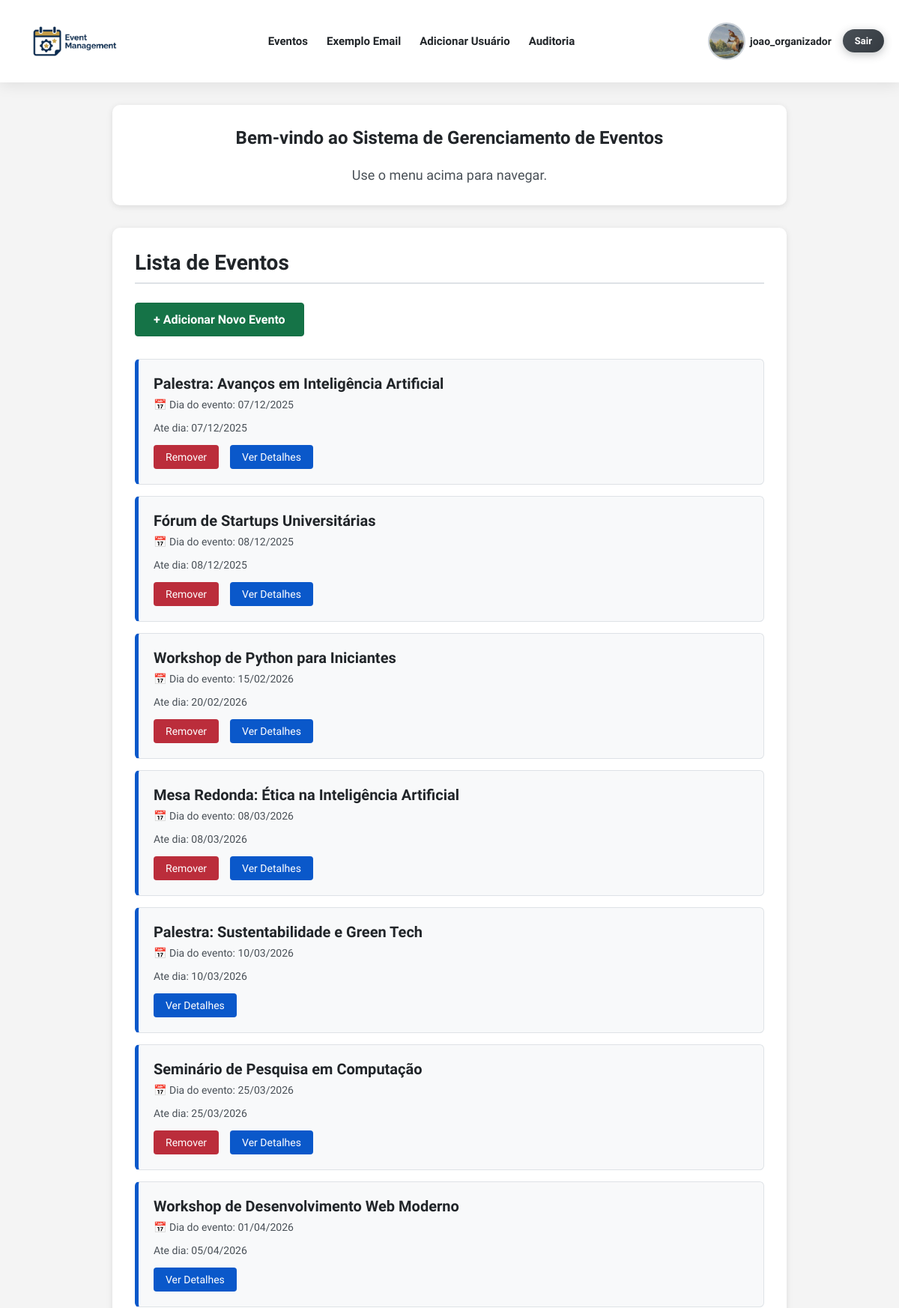
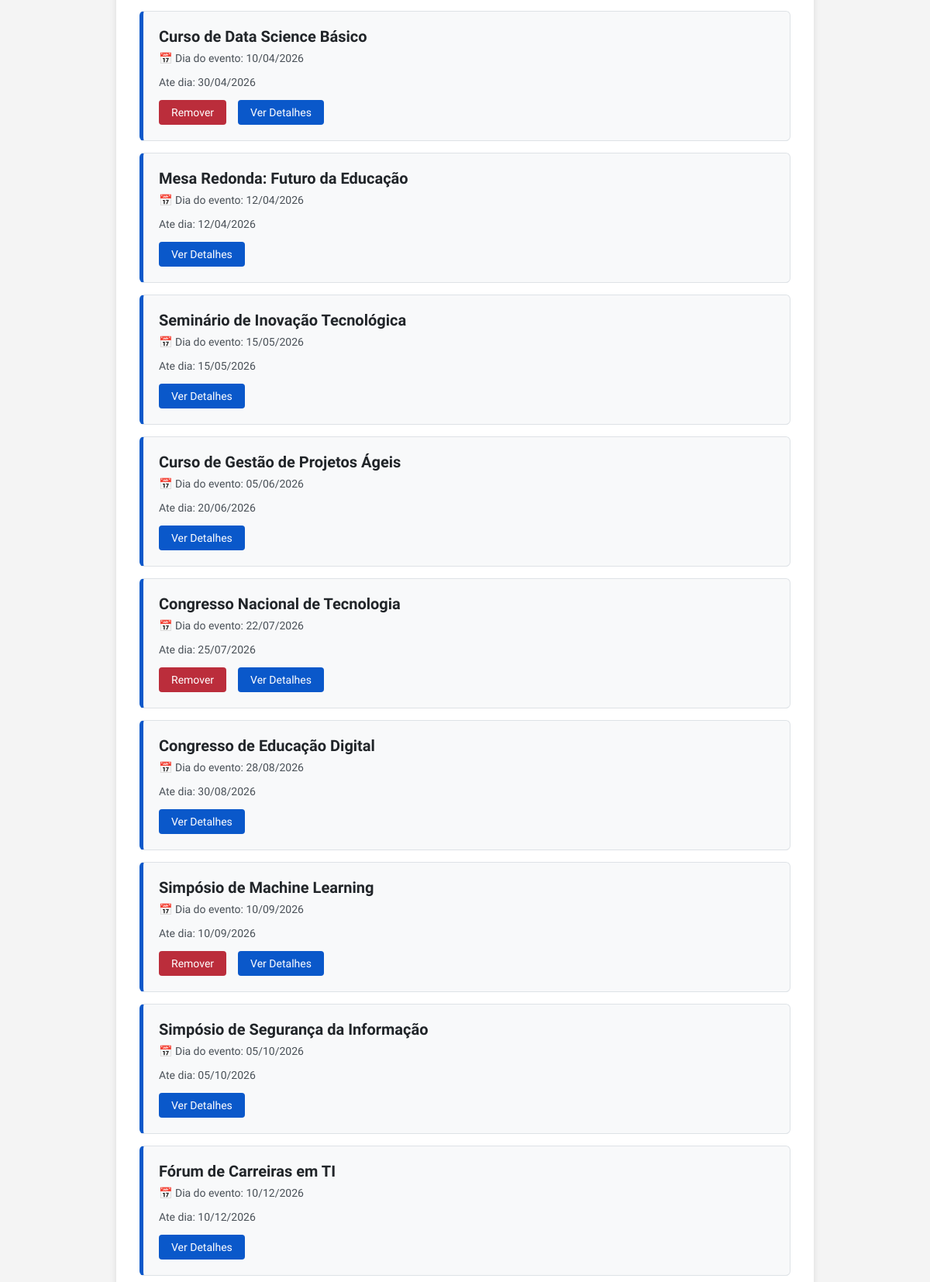
Page / (signed in, upper part) on the committed database (2 pictures, top to bottom).
### app/models.py (models this page shows, shortened)
class UserRegister(AbstractBaseUser):
    type_user_choices = [
        ('Estudante', 'Estudante'),
        ('Professor', 'Professor'),
        ('Organizador', 'Organizador'),
    ]
    username = models.CharField(max_length=150, unique=True)
    email = models.EmailField(unique=True)
    name = models.CharField(max_length=150)
    phone = models.CharField(max_length=20, blank=True, null=True)
    institution = models.CharField(max_length=150, blank=True, null=True)
    user_type = models.CharField(max_length=20, choices=type_user_choices, default ='Estudante', verbose_name="Tipo de Usuário")
    image = models.ImageField(upload_to='usuarios/', null=True, blank=True)
    USERNAME_FIELD = 'username' # Define 'username' como o campo usado para login.
    REQUIRED_FIELDS = ['email', 'name'] # Define os campos obrigatórios na criação de usuário (além de USERNAME_FIELD e password).
    objects = UserRegisterManager() # Associa o Manager customizado ao modelo.
    class Meta:
        db_table = 'user_register'
        ordering = ['username']
        verbose_name = 'Registro de Usuário'
        verbose_name_plural = 'Registros de Usuário'

class Event(models.Model):
    event_type_choices = [
        ('Palestra', 'Palestra'),
        ('Workshop', 'Workshop'),
        ('Seminário', 'Seminário'),
        ('Curso', 'Curso'),
        ('Congresso', 'Congresso'),
        ('Simpósio', 'Simpósio'),
        ('Fórum', 'Fórum'),
        ('Mesa Redonda', 'Mesa Redonda'),
    ]
    title = models.CharField(max_length=200, verbose_name="Título")
    description = models.TextField(verbose_name="Descrição")
    image = models.ImageField(
        upload_to='eventos/',
        verbose_name='Imagem do Evento',
        null=True,
        blank=True
    )
    initial_date = models.DateField(default= '9999-12-31', verbose_name="Data de Início")
    final_date = models.DateField(default='9999-12-31', verbose_name="Data Final")
    location = models.CharField(max_length=200, verbose_name="Local")
    max_capacity = models.IntegerField(verbose_name="Capacidade Máxima")
    creator = models.ForeignKey(
        settings.AUTH_USER_MODEL,
        on_delete=models.CASCADE,
        related_name='created_events', # Relacionamento reverso para eventos criados pelo usuário.
        null=True,
        blank=True,
        verbose_name="Criador"
    )
    professor = models.ForeignKey(
        settings.AUTH_USER_MODEL,
        on_delete=models.SET_NULL,  # Mantém o evento se o professor for deletado (o campo será nulo).
        null=True,
        blank=True,
        verbose_name="Professor Responsável",
        related_name="instructed_events",
        limit_choices_to={'user_type': 'Professor'} # Limita as opções de escolha no admin/formulário.
    )
    event_type = models.CharField(max_length=20, choices=event_type_choices, default='Palestra', verbose_name="Tipo de Evento")
    event_start = models.TimeField(null=False, blank=True, verbose_name="Horario de Início")
    event_end = models.TimeField(null=False, blank=True, verbose_name="Horario de Término")
    participants = models.ManyToManyField(
        settings.AUTH_USER_MODEL,
        through='EventParticipant', # Define que a relação M2M será gerenciada pelo modelo EventParticipant.
        through_fields=('event', 'participant'),
        related_name='attended_events', # Relacionamento reverso para eventos que o usuário participa.
        blank=True,
        verbose_name="Participantes"
    )
    event_finalized = models.BooleanField(default=False, verbose_name="Evento Finalizado")
    class Meta:
        db_table = 'event'
        ordering = ['initial_date']
        verbose_name = 'Evento'
        verbose_name_plural = 'Eventos'

### app/views.py (the view)
# urls.py: path('', views.home, name='home'),
def home(request):
    eventos = Event.objects.all() # Busca todos os eventos cadastrados.
    return render(request, 'event/event_list.html', {'eventos': eventos})

### app/templates/event/event_list.html
{% extends "base.html" %}
{% block content %}
{% load static %}
 <div class="welcome-container">
        <h2>Bem-vindo ao Sistema de Gerenciamento de Eventos</h2>
        <p>Use o menu acima para navegar.</p>
    </div>
<div class="events-container">
    <h2>Lista de Eventos</h2>
    <hr>
    {% if user.is_authenticated and user.user_type == "Organizador" %}
    <a href="{% url 'add_event' %}" class="add-event-btn">
        + Adicionar Novo Evento
    </a>
    {% endif %}
    {% if eventos %}
        <ul class="events-list">
            {% for evento in eventos %}
                <li class="event-item">
                    <div class="event-title">{{ evento.title }}</div>
                    <p class="event-date">📅 Dia do evento: {{ evento.initial_date|date:"d/m/Y" }}</p>
                    <p class="event-date">Ate dia: {{ evento.final_date|date:"d/m/Y" }}</p>
                    <div class="event-actions">
                        {% if evento.creator == user %}
                            <a href="{% url 'remove_event' pk=evento.pk %}" class="btn-remove">Remover</a>
                        {% endif %}
                        <a href="{% url 'event_detail' pk=evento.pk %}" class="btn-details">Ver Detalhes</a>
                    </div>
                </li>
            {% endfor %}
        </ul>
    {% else %}
        <p class="no-events">Nenhum evento cadastrado ainda.</p>
    {% endif %}
</div>
{% endblock %}

### app/templates/base.html (shortened to what this page needs)
{% load static %}
<!DOCTYPE html>
<html lang="pt-br">
<head>
    <link rel="stylesheet" type="text/css" href="{% static 'css/style.css' %}">
</head>
<body>
    <header class="header">
        {% block header %}
        <nav>
            <div class="nav-brand">
                <a href="{% url 'home' %}"><img class="logo" src="{% static 'img/logo.png' %}" alt="logo do sistema de Gerenciamento de Eventos"></a>
            </div>
            <ul class="nav-menu">
                <li><a id="event_button" href="{% url 'event_list' %}">Eventos</a></li>
                {% if user.user_type == 'Organizador' %}
                    <li>
                        <a href="{% url 'exemplo' %}">Exemplo Email</a>
                    </li>
                {% endif %}
                {% if user.user_type == 'Organizador' %}
                    <li>
                        <a href="{% url 'organizer_add_user' %}">Adicionar Usuário</a>
                    </li>
                    <li>
                        <a href="{% url 'auditorial' %}">Auditoria</a>
                    </li>
                {% endif %}
            </ul>
            <div class="user-actions">
                {% if user.is_authenticated %}
                    <a class="profile-link" href="{% url 'profile' %}">
                        {% if user.image %}
                            <img class="user-avatar-menu" src="{{ user.image.url }}" alt="Avatar de {{ user.username }}">
                        {% else %}
                            <img class="user-avatar-menu" src="{% static 'img/default-avatar.jpg' %}" alt="Avatar padrão">
                        {% endif %}
                        <span class="profile-username">{{ user.username }}</span>
                    </a>
                    <a class="logout-link" href="{% url 'logout' %}">Sair</a>
                {% else %}
                    <a href="{% url 'login' %}">Entrar</a>
                    <a href="{% url 'register' %}">Registro</a>
                {% endif %}
            </div>
        </nav>
        {% endblock %}
    </header>
    <main>
        {% block content %}{% endblock %}
    </main>
</body>
</html>

### static/css/style.css (style rules this page uses)
* { margin: 0; padding: 0; box-sizing: border-box; scroll-behavior: smooth; }
body { font-family: 'BioRhyme', serif; font-optical-sizing: auto; font-weight: 400; font-style: normal; font-variation-settings: "wdth" 100; background: #f4f4f4; color: #212529; overflow-x: hidden; min-height: 100vh; display: flex; flex-direction: column; }
.header { background: #ffffff; box-shadow: 0 2px 20px rgba(0, 0, 0, 0.1); padding: 0 20px; position: sticky; top: 0; z-index: 1000; }
.header nav { display: flex; align-items: center; justify-content: space-between; max-width: 1200px; margin: 0 auto; padding: 12px 0; }
.header ul { display: flex; list-style: none; margin: 0; padding: 0; align-items: center; gap: 25px; }
.logo { display: flex; align-items: center; justify-content: center; padding: 8px 16px; transition: all 0.4s ease; max-width: 160px; }
.header .nav-brand a::after { content: none; }
.header nav a { text-decoration: none; color: #212529; font-weight: 600; font-size: 15px; transition: all 0.3s ease; position: relative; padding: 6px 0; }
.header nav a::after { content: ''; position: absolute; bottom: 0; left: 0; width: 0; height: 2px; background: #0a58ca; transition: width 0.3s ease; }
.header .user-actions a::after { content: none; }
.user-actions { display: flex; align-items: center; gap: 15px; }
.profile-link { display: flex; align-items: center; gap: 6px; text-decoration: none; color: #212529; transition: all 0.3s ease; }
.user-avatar-menu { width: 50px; height: 50px; border-radius: 50%; object-fit: cover; border: 2px solid #ced4da; transition: all 0.3s ease; }
.profile-username { font-weight: 600; font-size: 14px; }
.user-actions a:not(.profile-link) { background: linear-gradient(135deg, #4c51bf 0%, #764ba2 100%); color: white; padding: 8px 16px; border-radius: 20px; font-weight: 700; font-size: 13px; text-decoration: none; transition: all 0.3s ease; box-shadow: 0 3px 12px rgba(76, 81, 191, 0.3); }
.logout-link { background: linear-gradient(135deg, #495057 0%, #343a40 100%) !important; box-shadow: 0 3px 12px rgba(52, 58, 64, 0.3) !important; }
main { flex: 1; min-height: calc(100vh - 200px); padding-bottom: 150px; width: 100%; }
.welcome-container, .events-container, .subscribed-events-container, .event-form-container, .delete-confirmation-container, .event-detail-container, .profile-container, .profile-edit-container, .certificates-container { background: #fff; margin: 30px auto; padding: 40px; border-radius: 10px; box-shadow: 0 2px 8px rgba(0, 0, 0, 0.1); }
.welcome-container { text-align: center; padding: 30px; max-width: 900px; }
.welcome-container p { font-size: 18px; color: #495057; margin-top: 25px; }
.events-container, .subscribed-events-container { max-width: 900px; padding: 30px; }
.events-container h2, .subscribed-events-container h2, .event-form-container h2, .profile-container h2, .profile-edit-container h2 { color: #212529; margin-bottom: 10px; font-size: 28px; }
.events-container hr, .subscribed-events-container hr, .event-form-container hr { border: none; border-top: 2px solid #dee2e6; margin-bottom: 25px; }
.add-event-btn { display: inline-block; padding: 12px 24px; background: #157347; color: #fff; text-decoration: none; border-radius: 4px; margin-bottom: 30px; font-weight: 600; transition: background 0.3s ease; border: 1px solid #146c43; }
.btn-remove { background: #bb2d3b; color: #fff; }
.btn-details { background: #0a58ca; color: #fff; }
.events-list, .subscribed-events-list { list-style: none; padding: 0; margin: 0; }
.event-item, .subscribed-event-item { background: #f8f9fa; padding: 20px; margin-bottom: 15px; border-radius: 6px; transition: transform 0.2s ease, box-shadow 0.2s ease; border: 1px solid #dee2e6; }
.event-item { border-left: 5px solid #0a58ca; }
.event-title { font-size: 20px; font-weight: 700; color: #212529; margin-bottom: 8px; }
.event-date { color: #495057; font-size: 14px; margin-bottom: 15px; font-weight: 500; }
.event-actions { display: flex; gap: 15px; margin-top: 10px; }
.event-actions a { padding: 8px 16px; text-decoration: none; border-radius: 4px; font-size: 14px; transition: all 0.3s ease; }

### rows in the picture
UserRegister: image (picture), username "joao_organizador"
Event: title "Palestra: Avanços em Inteligência Artificial", initial_date "07/12/2025", final_date "07/12/2025", shows "Remover"
Event: title "Fórum de Startups Universitárias", initial_date "08/12/2025", final_date "08/12/2025", shows "Remover"
Event: title "Workshop de Python para Iniciantes", initial_date "15/02/2026", final_date "20/02/2026", shows "Remover"
Event: title "Mesa Redonda: Ética na Inteligência Artificial", initial_date "08/03/2026", final_date "08/03/2026", shows "Remover"
Event: title "Palestra: Sustentabilidade e Green Tech", initial_date "10/03/2026", final_date "10/03/2026"
Event: title "Seminário de Pesquisa em Computação", initial_date "25/03/2026", final_date "25/03/2026", shows "Remover"
Event: title "Workshop de Desenvolvimento Web Moderno", initial_date "01/04/2026", final_date "05/04/2026"
Event: title "Curso de Data Science Básico", initial_date "10/04/2026", final_date "30/04/2026", shows "Remover"
Event: title "Mesa Redonda: Futuro da Educação", initial_date "12/04/2026", final_date "12/04/2026"
Event: title "Seminário de Inovação Tecnológica", initial_date "15/05/2026", final_date "15/05/2026"
Event: title "Curso de Gestão de Projetos Ágeis", initial_date "05/06/2026", final_date "20/06/2026"
Event: title "Congresso Nacional de Tecnologia", initial_date "22/07/2026", final_date "25/07/2026", shows "Remover"
Event: title "Congresso de Educação Digital", initial_date "28/08/2026", final_date "30/08/2026"
Event: title "Simpósio de Machine Learning", initial_date "10/09/2026", final_date "10/09/2026", shows "Remover"
Event: title "Simpósio de Segurança da Informação", initial_date "05/10/2026", final_date "05/10/2026"
Event: title "Fórum de Carreiras em TI", initial_date "10/12/2026", final_date "10/12/2026"
